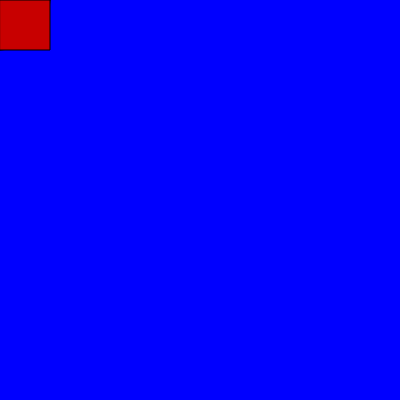
Frame 1 (no input)
Frame 60 (no input): identical to frame 1, image omitted
Frame 120 (the mouse pressed at the canvas centre since frame 60): identical to frame 1, image omitted

The p5.js sketch that drew this single still picture (run headless with seeded random() and noise() and a simulated clock; from frame 60 on, the mouse is pressed at the canvas centre):

// p5.js sketch
// ── sketch.js
//example of variables
let x = 50;
let y = 50;

// the setup function runs once
function setup() {
  createCanvas(400, 400); // width and height of the canvas in pixels
}

// the draw function runs in a continuous loop
function draw() {
  // a color function with one argument is grayscale, 0 = black, 255 = white
  background(220); 

  // color function with three arguments are (red, green, blue) with the intensitey of that color ranging from 0 = none of that color, 255 = the most amount of that color
  background(0, 0, 255); //should return a bright blue background

  fill(200, 0, 0);
  // example of a shape
  // a circle's starting point is in the center
  circle(0, 0, 100);  // x = 0, y = 0, radius = 100;

  rect(0, 0, 50, 50); // x = 0, y = 0, width = 50, height = 50;
}
